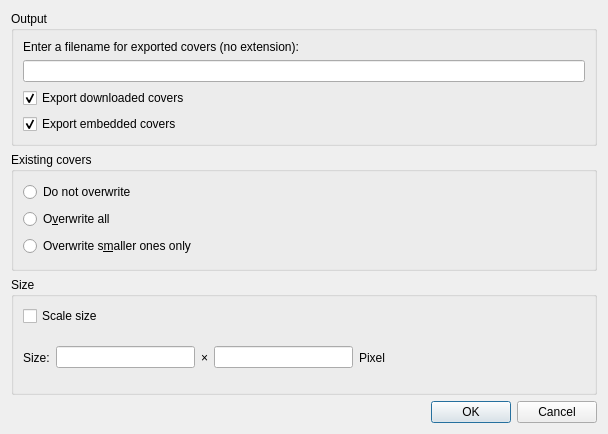
<?xml version="1.0" encoding="UTF-8"?>
<ui version="4.0">
 <class>AlbumCoverExport</class>
 <widget class="QDialog" name="AlbumCoverExport">
  <property name="geometry">
   <rect>
    <x>0</x>
    <y>0</y>
    <width>608</width>
    <height>434</height>
   </rect>
  </property>
  <property name="sizePolicy">
   <sizepolicy hsizetype="Fixed" vsizetype="Fixed">
    <horstretch>0</horstretch>
    <verstretch>0</verstretch>
   </sizepolicy>
  </property>
  <property name="windowTitle">
   <string>Export covers</string>
  </property>
  <layout class="QVBoxLayout" name="verticalLayout">
   <item>
    <widget class="QGroupBox" name="groupbox_output">
     <property name="title">
      <string>Output</string>
     </property>
     <layout class="QVBoxLayout" name="verticalLayout_2">
      <item>
       <widget class="QLabel" name="label">
        <property name="text">
         <string>Enter a filename for exported covers (no extension):</string>
        </property>
       </widget>
      </item>
      <item>
       <widget class="QLineEdit" name="fileName"/>
      </item>
      <item>
       <widget class="QCheckBox" name="export_downloaded">
        <property name="text">
         <string>Export downloaded covers</string>
        </property>
        <property name="checked">
         <bool>true</bool>
        </property>
       </widget>
      </item>
      <item>
       <widget class="QCheckBox" name="export_embedded">
        <property name="text">
         <string>Export embedded covers</string>
        </property>
        <property name="checked">
         <bool>true</bool>
        </property>
       </widget>
      </item>
     </layout>
    </widget>
   </item>
   <item>
    <widget class="QGroupBox" name="groupbox_existing_covers">
     <property name="title">
      <string>Existing covers</string>
     </property>
     <layout class="QVBoxLayout" name="verticalLayout_3">
      <item>
       <widget class="QRadioButton" name="doNotOverwrite">
        <property name="text">
         <string>Do not overwrite</string>
        </property>
       </widget>
      </item>
      <item>
       <widget class="QRadioButton" name="overwriteAll">
        <property name="text">
         <string>O&amp;verwrite all</string>
        </property>
       </widget>
      </item>
      <item>
       <widget class="QRadioButton" name="overwriteSmaller">
        <property name="text">
         <string>Overwrite s&amp;maller ones only</string>
        </property>
       </widget>
      </item>
     </layout>
    </widget>
   </item>
   <item>
    <widget class="QGroupBox" name="groupbox_size">
     <property name="title">
      <string>Size</string>
     </property>
     <layout class="QVBoxLayout" name="verticalLayout_4">
      <item>
       <widget class="QCheckBox" name="forceSize">
        <property name="font">
         <font>
          <weight>50</weight>
          <bold>false</bold>
         </font>
        </property>
        <property name="text">
         <string>Scale size</string>
        </property>
       </widget>
      </item>
      <item>
       <layout class="QHBoxLayout" name="horizontalLayout">
        <item>
         <widget class="QLabel" name="label_4">
          <property name="text">
           <string>Size:</string>
          </property>
         </widget>
        </item>
        <item>
         <widget class="QLineEdit" name="width">
          <property name="sizePolicy">
           <sizepolicy hsizetype="Expanding" vsizetype="Fixed">
            <horstretch>0</horstretch>
            <verstretch>0</verstretch>
           </sizepolicy>
          </property>
          <property name="inputMethodHints">
           <set>Qt::ImhDigitsOnly</set>
          </property>
          <property name="inputMask">
           <string notr="true"/>
          </property>
          <property name="maxLength">
           <number>4</number>
          </property>
         </widget>
        </item>
        <item>
         <widget class="QLabel" name="label_2">
          <property name="text">
           <string notr="true">×</string>
          </property>
         </widget>
        </item>
        <item>
         <widget class="QLineEdit" name="height">
          <property name="inputMethodHints">
           <set>Qt::ImhDigitsOnly</set>
          </property>
          <property name="inputMask">
           <string notr="true"/>
          </property>
          <property name="maxLength">
           <number>4</number>
          </property>
         </widget>
        </item>
        <item>
         <widget class="QLabel" name="label_3">
          <property name="text">
           <string>Pixel</string>
          </property>
         </widget>
        </item>
        <item>
         <spacer name="horizontalSpacer_3">
          <property name="orientation">
           <enum>Qt::Horizontal</enum>
          </property>
          <property name="sizeType">
           <enum>QSizePolicy::Preferred</enum>
          </property>
          <property name="sizeHint" stdset="0">
           <size>
            <width>200</width>
            <height>20</height>
           </size>
          </property>
         </spacer>
        </item>
       </layout>
      </item>
     </layout>
    </widget>
   </item>
   <item>
    <widget class="QDialogButtonBox" name="buttonBox">
     <property name="orientation">
      <enum>Qt::Horizontal</enum>
     </property>
     <property name="standardButtons">
      <set>QDialogButtonBox::Cancel|QDialogButtonBox::Ok</set>
     </property>
    </widget>
   </item>
  </layout>
 </widget>
 <resources>
  <include location="../../data/data.qrc"/>
  <include location="../../data/icons.qrc"/>
 </resources>
 <connections>
  <connection>
   <sender>buttonBox</sender>
   <signal>accepted()</signal>
   <receiver>AlbumCoverExport</receiver>
   <slot>accept()</slot>
   <hints>
    <hint type="sourcelabel">
     <x>248</x>
     <y>254</y>
    </hint>
    <hint type="destinationlabel">
     <x>157</x>
     <y>274</y>
    </hint>
   </hints>
  </connection>
  <connection>
   <sender>buttonBox</sender>
   <signal>rejected()</signal>
   <receiver>AlbumCoverExport</receiver>
   <slot>reject()</slot>
   <hints>
    <hint type="sourcelabel">
     <x>316</x>
     <y>260</y>
    </hint>
    <hint type="destinationlabel">
     <x>286</x>
     <y>274</y>
    </hint>
   </hints>
  </connection>
 </connections>
</ui>
